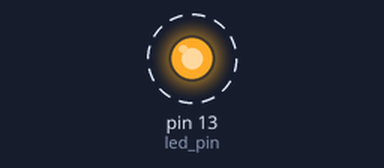
Bench run of a program on a simulated Raspberry Pi (header pin numbers). On the bench: output pins drawn as LEDs (lit = HIGH). Dashed ring = blinking.

Above: at 0.5 s.
Timing chart, 0 to 4.6 s (numbered marks = the images above):
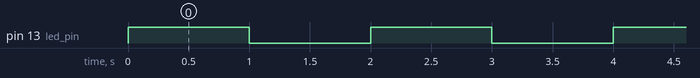

Measured:
- by itself, pin 13 (led_pin): alternates HIGH for 1.0 s and LOW for 1.0 s

The program:

led_blink.py
```python
import RPi.GPIO as gpio
import time
gpio.setmode(gpio.BOARD)

led_pin = 13

gpio.setup(led_pin, gpio.OUT)

while True:
    gpio.output(led_pin, True)
    time.sleep(1)
    gpio.output(led_pin, False)
    time.sleep(1)
```
